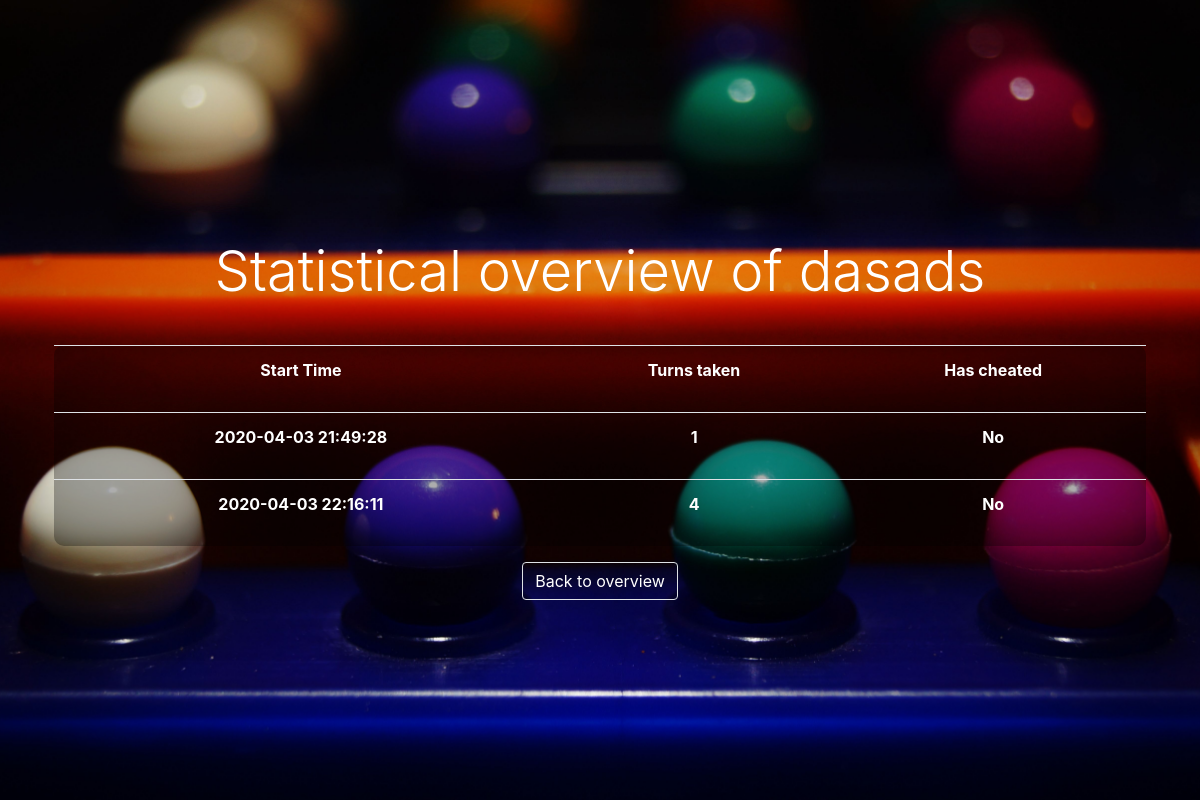
Screenshot of /statistics/dasads with the database file from the repository.
### tables this page shows
CREATE TABLE `Game` (
  `id` INTEGER PRIMARY KEY AUTOINCREMENT NOT NULL,
  `username` VARCHAR(45) NOT NULL,
  `guess_amount` INTEGER NOT NULL,
  `has_cheated` TINYINT NOT NULL,
  `start_time` DATETIME NOT NULL
);

### Main.py (the view)
@app.route('/statistics/<username>')
def details(username):
    name = str(username)
    rows = controller.get_details_of_player(name)
    return render_template('detailedstatistics.html', name=name, rows=enumerate(rows))

### controllers/MainController.py (called while the page is built)
    def get_details_of_player(self, username):
        db = DB()
        rows = db.query('SELECT start_time, guess_amount, has_cheated from Game where username = ? and guess_amount != 0',
                        (username,))
        db.close()
        return rows

### models/DB.py (called while the page is built)
    def open_db(self):
        self.db = sqlite3.connect(os.path.abspath('./mastermind.db'))
        self.cursor = self.db.cursor()
        self.connected = True

    def query(self, query, bindings=None):
        self.open_db()
        curs = self.db.cursor()
        if bindings:
            curs.execute(query, bindings)
        else:
            curs.execute(query)
        return curs.fetchall()

    def close(self):
        self.db.commit()
        self.db.close()
        self.connected = False

### templates/detailedstatistics.html (shortened to what this page needs)
<!DOCTYPE html>
<html lang="en">
<head>
    <link rel="stylesheet" href="https://stackpath.bootstrapcdn.com/bootstrap/4.3.1/css/bootstrap.min.css"
>
    <link rel="stylesheet" href="{{ url_for('static', filename='css/main.css') }}">
</head>
<body>
<section id="cover" class="min-vh-100">
    <div id="cover-caption">
        <div class="container">
            <h1 class="display-4 py-2 text-truncate text-white text-center">Statistical overview of {{name}}</h1>
            <div class="row text-white">
                <div class="col-xl-12 col-lg-12 col-md-12 col-sm-12 mx-auto text-center form p-4">
                    <table class="table lightdarkbg text-white">
                        <tr>
                            <th>
                                Start Time
                            </th>
                            <th>
                                Turns taken
                            </th>
                            <th>
                                Has cheated
                            </th>
                        </tr>
                        {% for i, row in rows%}
                        <tr class="text-white">
                            <th>
                                {{row[0][:19]}}
                            </th>
                            <th>
                                {{row[1]}}
                            </th>
                            <th>
                                {%if row[2] > 0%}
                                Yes
                                {%else%}
                                No
                                {%endif%}
                            </th>
                        </tr>
                        {% endfor %}
                    </table>
                    <a class="text-decoration-none" href="/statistics">
                        <button class="btn text-white border">
                            Back to overview
                        </button>
                    </a>
                </div>
            </div>
        </div>
    </div>
</section>
</body>
</html>

### static/css/main.css (style rules this page uses)
#cover { display: flex; flex-direction: column; justify-content: center; align-items: center; position: relative; background: url('/static/images/mastermind_bg.jpg') no-repeat center; background-size: cover; width: 100%; height: 100%; }
#cover-caption { width: 100%; position: relative; z-index: 1; }
.lightdarkbg { content: ''; height: 100%; left: 0; top: 0; width: 100%; background-color: rgba(0, 0, 0, 0.3); z-index: -1; border-radius: 10px; }

### rows the page displays
Game: start_time "2020-04-03 21:49:28", guess_amount "1", has_cheated "No"
Game: start_time "2020-04-03 22:16:11", guess_amount "4", has_cheated "No"

### other values shown
{{ name }} "dasads"
